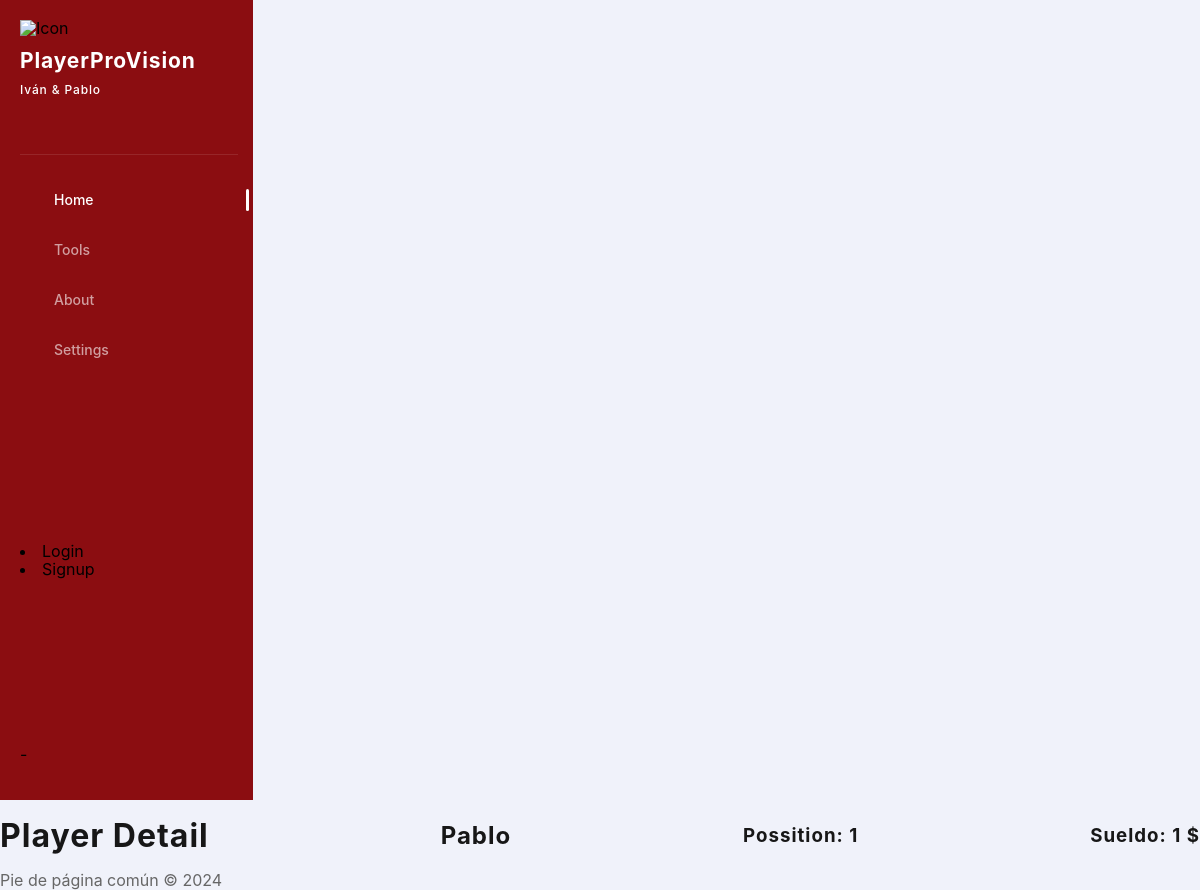
/player/1/, run on the app's committed database.
### smartscore/models.py (models this page shows, shortened)
class Player(models.Model):
    custom_id = models.IntegerField(primary_key=True)  # Define a custom primary key field
    Nombre = models.CharField(max_length=100)
    Nacionalidad = models.CharField(max_length=5)
    Internacionalidades = models.IntegerField()
    Pos = models.CharField(max_length=50)
    Altura = models.IntegerField()
    Peso = models.IntegerField()
    Sueldo = models.IntegerField()
    Final = models.DateField()
    Part = models.IntegerField()
    Enc = models.IntegerField()
    Clean_sheet	= models.IntegerField()
    Pen_metidos_rat	= models.IntegerField()
    Dist_90	= models.IntegerField()
    Pep	= models.IntegerField()
    On_target_rat = models.IntegerField()

### smartscore/views.py (the view)
# urls.py: path('player/<int:custom_id>/', views.player_detail, name='player_detail'),
def player_detail(request, custom_id):
    player = Player.objects.get(custom_id=custom_id)
    return render(request, 'player_detail.html', {'player': player})

### smartscore/templates/player_detail.html (shortened to what this page needs)
{%extends "base.html"%}
{%block content%}
    <h1>Player Detail</h1>
    <br>
    <h2>{{player.Nombre}}</h2>
    <br>
    <h3>Possition: {{player.Pos}}</h3><br>
    <h3>Sueldo: {{player.Sueldo}} $</h3>
{%endblock%}

### smartscore/static/smartscore/style.css (style rules this page uses)
body, h1, p { margin: 0; padding: 0; }
body { background-color: #f2f2f2; font-family: Arial, sans-serif; }
h1 { font-size: 32px; color: #333; margin-bottom: 16px; }
html { line-height: 1.15; -webkit-text-size-adjust: 100%; }
body { margin: 0; }
h1 { font-size: 2em; margin: 0.67em 0; }
html { -webkit-box-sizing: border-box; box-sizing: border-box; -ms-overflow-style: scrollbar; }
*, *::before, *::after { -webkit-box-sizing: inherit; box-sizing: inherit; }
* { -webkit-box-sizing: border-box; box-sizing: border-box; -webkit-tap-highlight-color: transparent; -webkit-transition: 0.3s all; -o-transition: 0.3s all; transition: 0.3s all; }
html, body { font-family: 'Inter', sans-serif; }
h1, h2, h3, h4, h5, h6, p, ul, a, button { margin: 0; padding: 0; line-height: 1; }
body { background-color: #F0F2FA; }
h1, h2, h3 { letter-spacing: 1px; color: #171717; }

### data on the page
Player: Nombre "Pablo", Pos "1", Sueldo "1"
